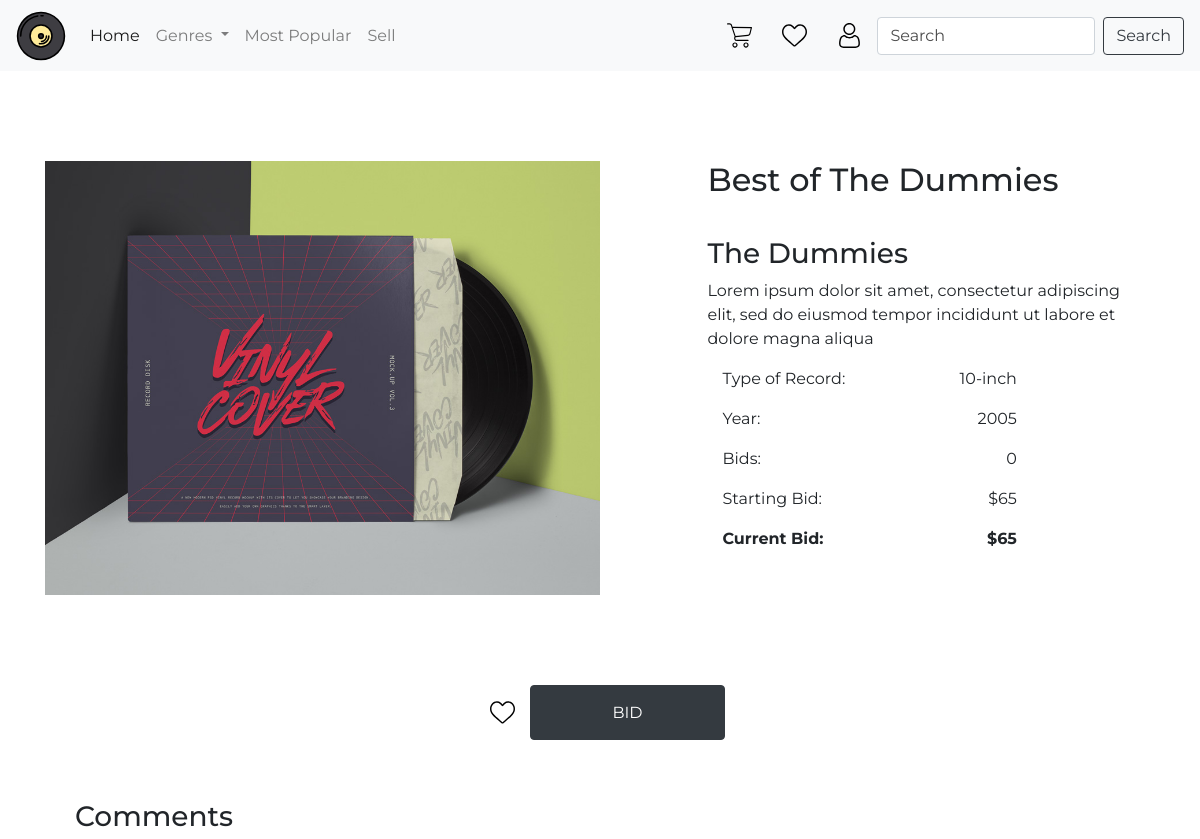
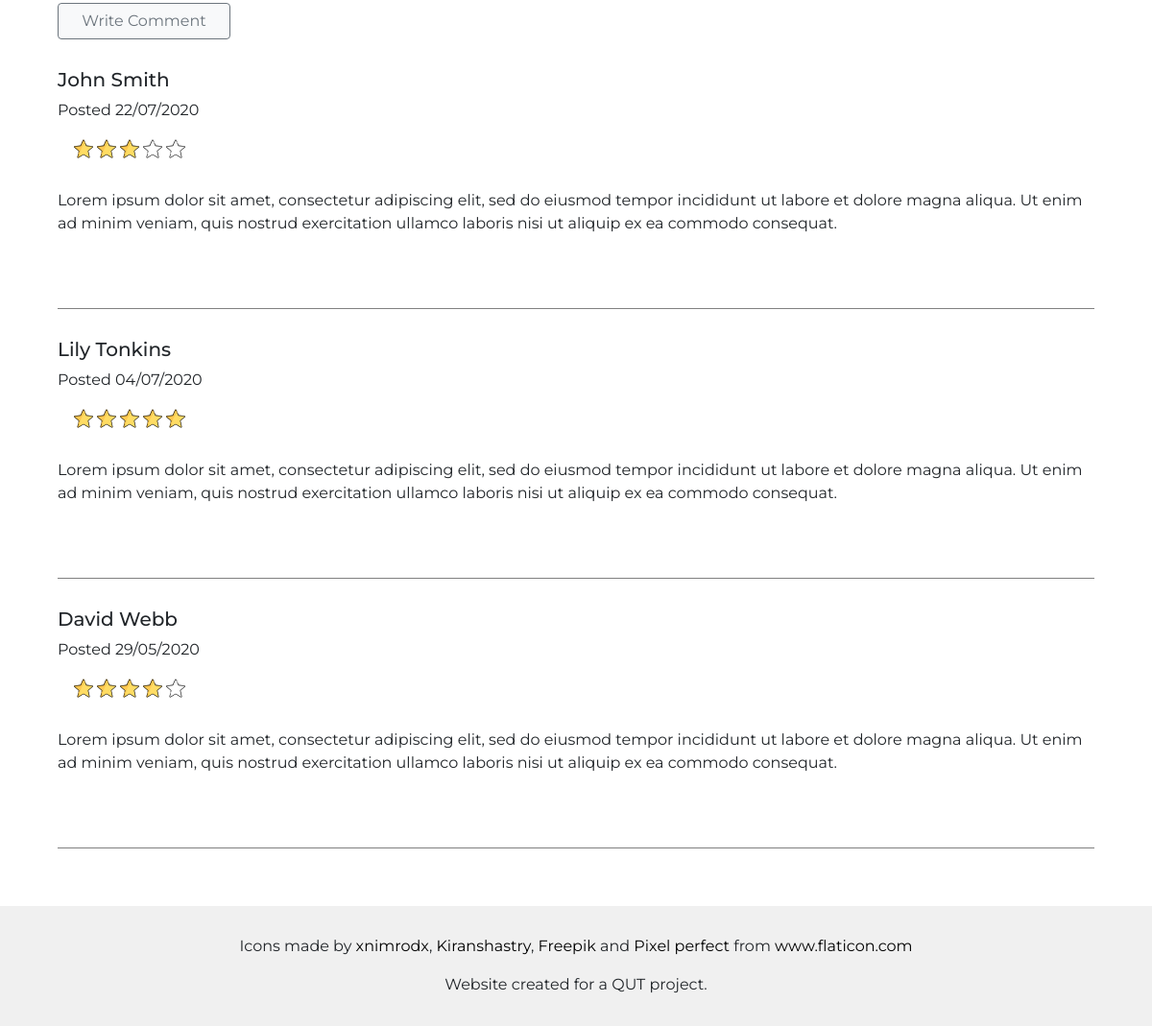
Page /item/5 on the committed database (2 pictures, top to bottom).
### auction/models.py (models this page shows, shortened)
class Item(db.Model):
    __tablename__ = 'items'
    id = db.Column(db.Integer, primary_key=True)
    name = db.Column(db.String(100), index=True, nullable=False)
    description = db.Column(db.String(200), nullable=False)
    artist = db.Column(db.String(100), index=True, nullable=False)
    genre = db.Column(db.String(80), index=True, nullable=False)
    year = db.Column(db.Integer, nullable=False)
    designation = db.Column(db.String(80), nullable=False)
    image = db.Column(db.String(400), nullable=False)
    starting_value = db.Column(db.Integer, nullable=False)
    current_value = db.Column(db.Integer, nullable=False)
    bid_number = db.Column(db.Integer, nullable=True)
    status = db.Column(db.String(80), index=True, nullable=False)
    user_id = db.Column(db.Integer, db.ForeignKey('users.id'))
    date_posted = db.Column(db.String, nullable=False)
    watchlists = db.relationship('Watchlist', backref='items')
    bids = db.relationship('Bid', backref='items')

### auction/auth.py (the view, shortened to what this page needs)
@bp2.route("/<id>")
def show(id):
    seller = False
    details = Item.query.filter_by(id=id).first()
    if seller:
        details = Item.query.filter_by(id=id).first()
        active_bids = Bid.query.filter_by(id=id).first()
        form = CloseAuctionForm()
        return render_template('seller_details.html', active_bids=active_bids, details=details, form=form)
    else:
        form = BidForm()
        details = Item.query.filter_by(id=id).first()
        return render_template('item_details.html', details=details, form=form)

### auction/forms.py
class BidForm(FlaskForm):
    value = IntegerField("Enter Bid Amount:", validators=[NumberRange(min=20), InputRequired
                                                    ("Please bid higher than the current bid")])
    submit = SubmitField("Bid")

### auction/templates/item_details.html (shortened to what this page needs)
{% extends 'base.html' %}
{% import "bootstrap/wtf.html" as wtf %}
{% block content %}
<div class="row def-padding space-between">
    <div class="col-lg-6 col-xs-12 top-btm-padding">
        <img class="img-fluid" src={{details.image}} alt="Record Image">
    </div>
    <div class="col-lg-5 col-xs-12 col-sm-12 col-md-12">
        <h2 class="top-btm-padding">{{details.name}}</h2>
        <h3>{{details.artist}}</h3>
        <p class="card-text">{{details.description}}</p>
        <div class="space-between col-lg-9 col-md-10 col-sm-12">
            <p>Type of Record: </p>
            <p>{{details.designation}}</p>
        </div>
        <div class="space-between col-lg-9 col-md-10 col-sm-12">
            <p>Year: </p>
            <p>{{details.year}}</p>
        </div>
        <div class="space-between col-lg-9 col-md-10 col-sm-12">
            <p>Bids: </p>
            <p>{{details.bid_number}}</p>
        </div>
        <div class="space-between col-lg-9 col-md-10 col-sm-12">
            <p>Starting Bid: </p>
            <p>${{details.starting_value}}</p>
        </div>
        <div class="space-between col-lg-9 col-md-10 col-sm-12 font-weight-bold">
            <p>Current Bid: </p>
            <p>${{details.current_value}}</p>
        </div>
    </div>
</div>
<div class="col-12 justify-center space-between">
    <a class="backgr-default icon-default" href="watchlist" id="watchlist-nav-link"></a>
    <button type="button" class="btn btn-dark col-lg-2 col-md-2 col-sm-10 col-xs-10" data-toggle="modal"
        data-target="#bidModal">BID</a>
</div>
<div class="col-12  def-padding ">
    <h3 class="col-12">Comments</h3>
    <a href="item_details" data-toggle="modal" data-target="#reviewModal"
        class="btn btn-light btn-outline-secondary col-lg-2 col-md-2 col-sm-10 col-xs-10">Write Comment</a>
    <div class="col-12  btm-border top-btm-padding">
        <div class="row">
            <h5 class="col-lg-12 col-sm-12 col-xs-12 ">John Smith</h5>
            <p class="col-lg- col-sm-12 col-xs-12 ">Posted 22/07/2020</p>
        </div>
        <div class="col-12 d-flex">
            <div class="stars star-filled "></div>
            <div class="stars star-filled"></div>
            <div class="stars star-filled"></div>
            <div class="stars star-outline"></div>
            <div class="stars star-outline"></div>
        </div>
        <p class="col-12 top-btm-padding">Lorem ipsum dolor sit amet, consectetur adipiscing elit, sed do eiusmod tempor
            incididunt ut labore et dolore magna aliqua. Ut enim ad minim veniam, quis nostrud exercitation ullamco
            laboris nisi ut aliquip ex ea commodo consequat.</p>
    </div>
    <div class="col-12  btm-border top-btm-padding">
        <div class="row">
            <h5 class="col-lg-12 col-sm-12 col-xs-12 ">Lily Tonkins</h5>
            <p class="col-lg- col-sm-12 col-xs-12 ">Posted 04/07/2020</p>
        </div>
        <div class="col-12 d-flex">
            <div class="stars star-filled "></div>
            <div class="stars star-filled"></div>
            <div class="stars star-filled"></div>
            <div class="stars star-filled"></div>
            <div class="stars star-filled"></div>
        </div>
        <p class="col-12 top-btm-padding">Lorem ipsum dolor sit amet, consectetur adipiscing elit, sed do eiusmod tempor
            incididunt ut labore et dolore magna aliqua. Ut enim ad minim veniam, quis nostrud exercitation ullamco
            laboris nisi ut aliquip ex ea commodo consequat.</p>
    </div>
    <div class="col-12  btm-border top-btm-padding">
        <div class="row">
            <h5 class="col-lg-12 col-sm-12 col-xs-12 ">David Webb</h5>
            <p class="col-lg- col-sm-12 col-xs-12 ">Posted 29/05/2020</p>
        </div>
        <div class="col-12 d-flex">
            <div class="stars star-filled "></div>
            <div class="stars star-filled"></div>
            <div class="stars star-filled"></div>
            <div class="stars star-filled"></div>
            <div class="stars star-outline"></div>
        </div>
        <p class="col-12 top-btm-padding">Lorem ipsum dolor sit amet, consectetur adipiscing elit, sed do eiusmod tempor
            incididunt ut labore et dolore magna aliqua. Ut enim ad minim veniam, quis nostrud exercitation ullamco
            laboris nisi ut aliquip ex ea commodo consequat.</p>
    </div>
</div>
{% endblock %}

### auction/static/styles/style.css (style rules this page uses)
* { font-family: Montserrat; }
a { color: initial; }
.backgr-default { background-size: 100%; background-repeat: no-repeat; }
.icon-default { width: 25px; height: 25px; margin: 15px; }
.stars { width: 20px; height: 20px; margin: 2px; }
.star-filled { background-image: url("../images/star-filled.svg"); }
.star-outline { background-image: url("../images/star.svg"); }
.def-padding { padding: 60px; }
.top-btm-padding { padding: 30px 0 30px 0; }
.btm-border { border-bottom: 1px solid grey; }
.space-between { display: flex; justify-content: space-between; }
.justify-center { display: flex; justify-content: center; }
#watchlist-nav-link { background-image: url("../images/heart.svg"); }
::placeholder { color: rgba(0,0,0,0.7) !important; opacity: 1; }

### rows in the picture
Item: image (picture), name "Best of The Dummies", artist "The Dummies", description "Lorem ipsum dolor sit amet, consectetur adipiscing elit, sed do eiusmod tempor incididunt ut labore et dolore magna aliqua", designation "10-inch", year "2005", bid_number "0", starting_value "65", current_value "65"
